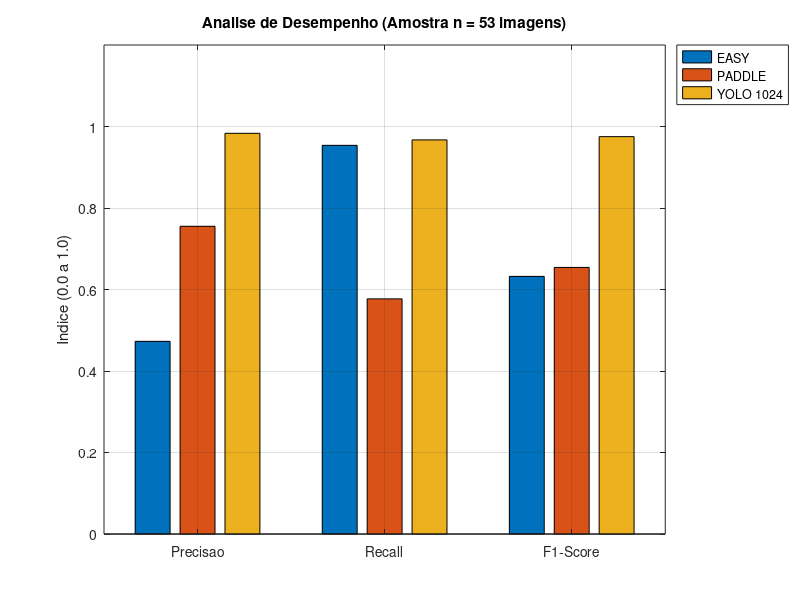

Here is the MATLAB script that generated this plot:
% 1. Carregar os dados
% Pulamos 1 linha (header) e 1 coluna (nome do arquivo)
try
    % Ajustado para o seu novo nome de arquivo
    dados_brutos = csvread('comparacao-yolo-easy-paddle.csv', 1, 1);
catch
    error('Certifique-se de que o arquivo comparacao-yolo-easy-paddle.csv esta na mesma pasta!');
end

% 2. Limpar colunas extras e garantir apenas numeros
% Agora sao 9 colunas (3 colunas para cada um dos 3 modelos)
if size(dados_brutos, 2) > 9
    dados_brutos = dados_brutos(:, 1:9);
end

% 3. Filtrar apenas linhas preenchidas
somas_linhas = sum(abs(dados_brutos), 2);
dados = dados_brutos(somas_linhas > 0, :);

% 4. Somar os Totais (3 modelos agora)
% Modelo EASY
tpE = sum(dados(:,1)); fpE = sum(dados(:,2)); fnE = sum(dados(:,3));
% Modelo PADDLE
tpP = sum(dados(:,4)); fpP = sum(dados(:,5)); fnP = sum(dados(:,6));
% Modelo YOLO 1024
tpY = sum(dados(:,7)); fpY = sum(dados(:,8)); fnY = sum(dados(:,9));

% 5. Funções de Cálculo (Mantendo a lógica de evitar divisão por zero)
% EASY
pE = tpE / (tpE + fpE + (tpE+fpE==0));
rE = tpE / (tpE + fnE + (tpE+fnE==0));
f1_E = 2 * (pE * rE) / (pE + rE + (pE+rE==0));

% PADDLE
pP = tpP / (tpP + fpP + (tpP+fpP==0));
rP = tpP / (tpP + fnP + (tpP+fnP==0));
f1_P = 2 * (pP * rP) / (pP + rP + (pP+rP==0));

% YOLO
pY = tpY / (tpY + fpY + (tpY+fpY==0));
rY = tpY / (tpY + fnY + (tpY+fnY==0));
f1_Y = 2 * (pY * rY) / (pY + rY + (pY+rY==0));

% 6. Organizar para o gráfico (Matriz 3x3: Métricas nas linhas, Modelos nas colunas)
metricas = [pE, pP, pY; rE, rP, rY; f1_E, f1_P, f1_Y];

% 7. Gerar o Gráfico
figure;
h = bar(metricas);
set(gca, 'XTickLabel', {'Precisao', 'Recall', 'F1-Score'});
ylabel('Indice (0.0 a 1.0)');
title(['Analise de Desempenho (Amostra n = ', num2str(size(dados, 1)), ' imagens)']);
legend('EASY', 'PADDLE', 'YOLO 1024', 'location', 'northeastoutside');
grid on;
ylim([0 1.2]);

saveas(gcf, 'comparacao-metricas-final.png');

% 8. Exibir resultados no Terminal
fprintf('\n================ RESULTADOS FINAIS ================\n');
fprintf('Imagens processadas: %d\n', size(dados, 1));
fprintf('---------------------------------------------------\n');
fprintf('MODELO EASY   | P: %.4f | R: %.4f | F1: %.4f\n', pE, rE, f1_E);
fprintf('MODELO PADDLE | P: %.4f | R: %.4f | F1: %.4f\n', pP, rP, f1_P);
fprintf('MODELO YOLO   | P: %.4f | R: %.4f | F1: %.4f\n', pY, rY, f1_Y);
fprintf('===================================================\n');
